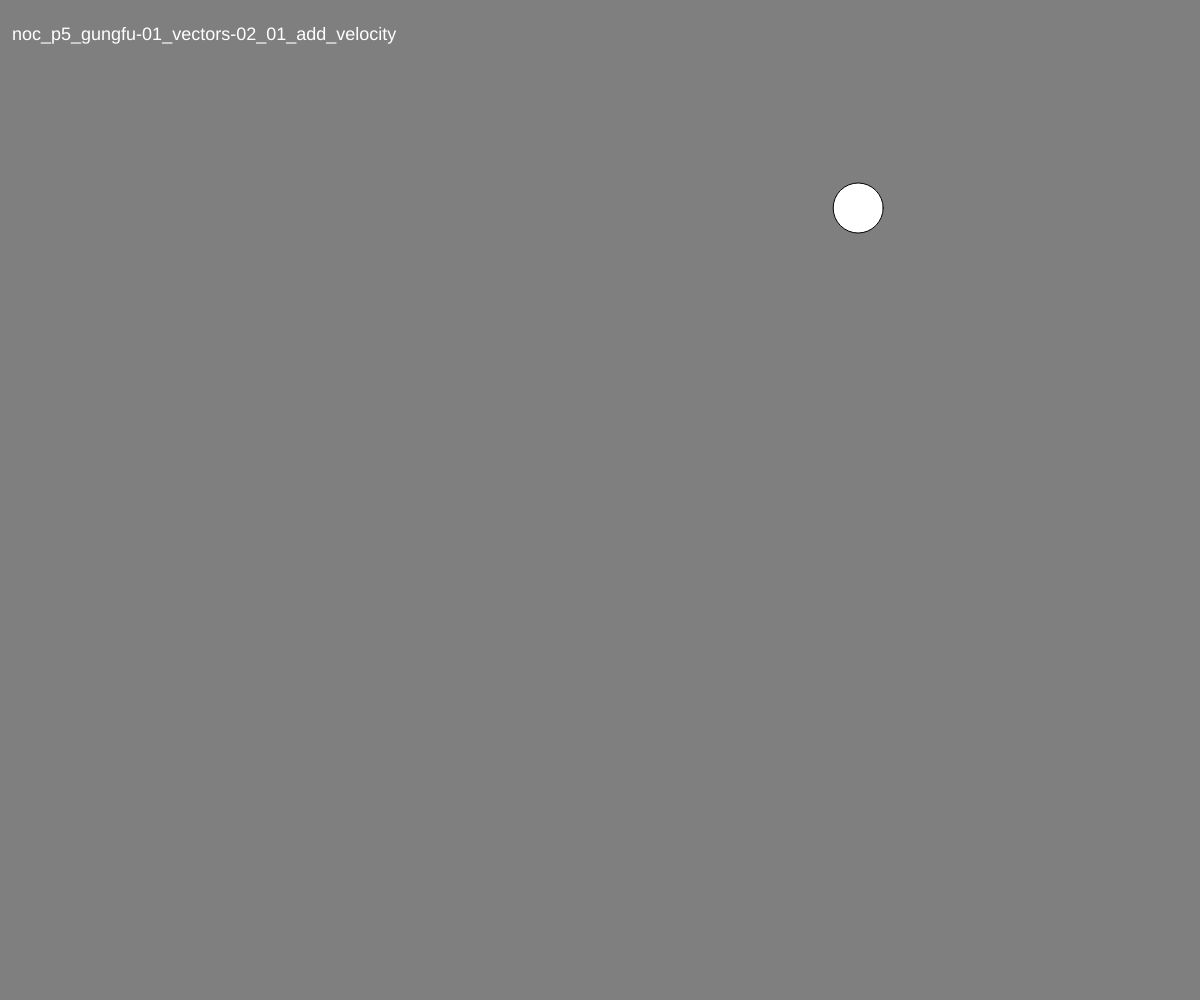
Frame 1 (no input)
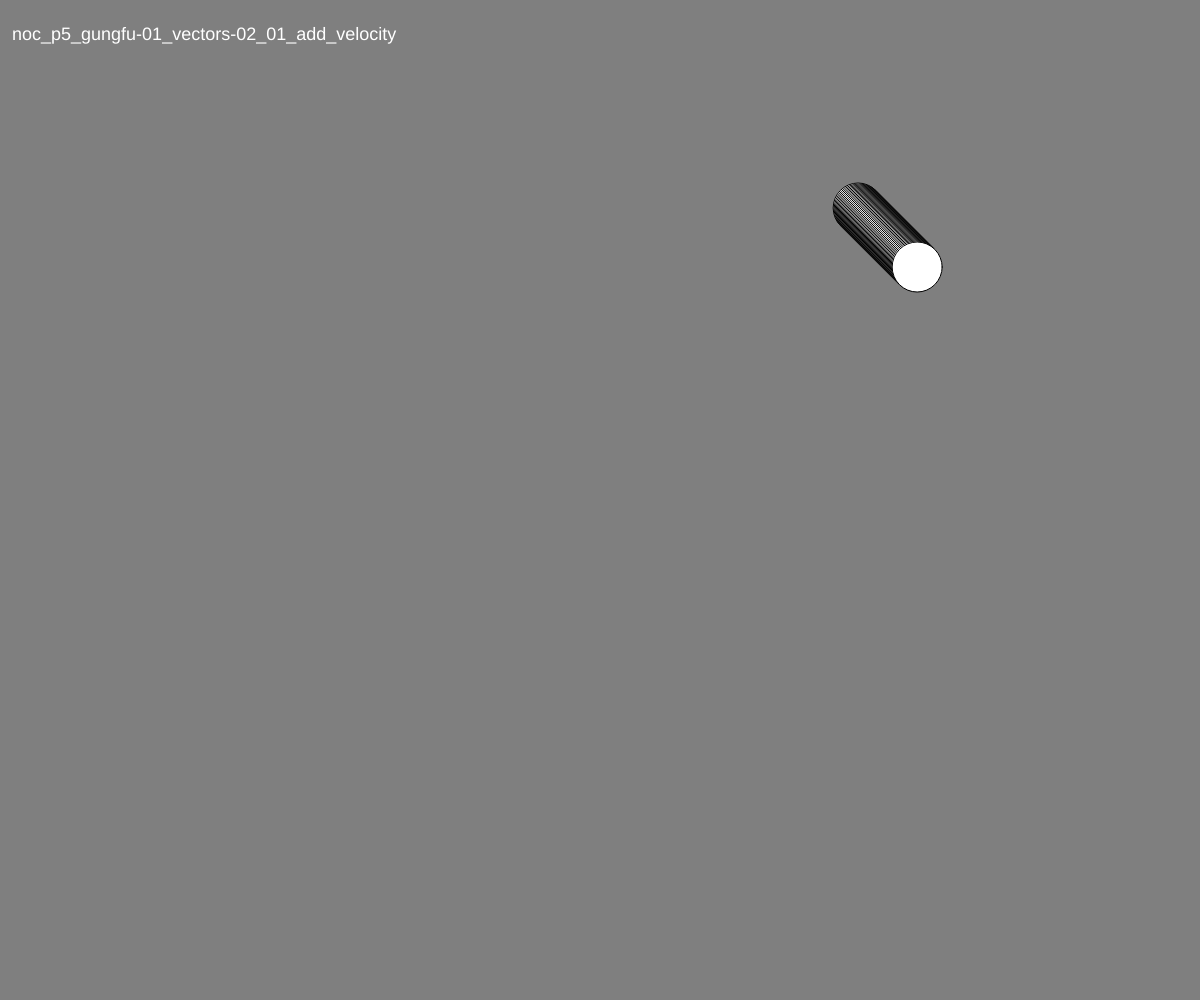
Frame 60 (no input)
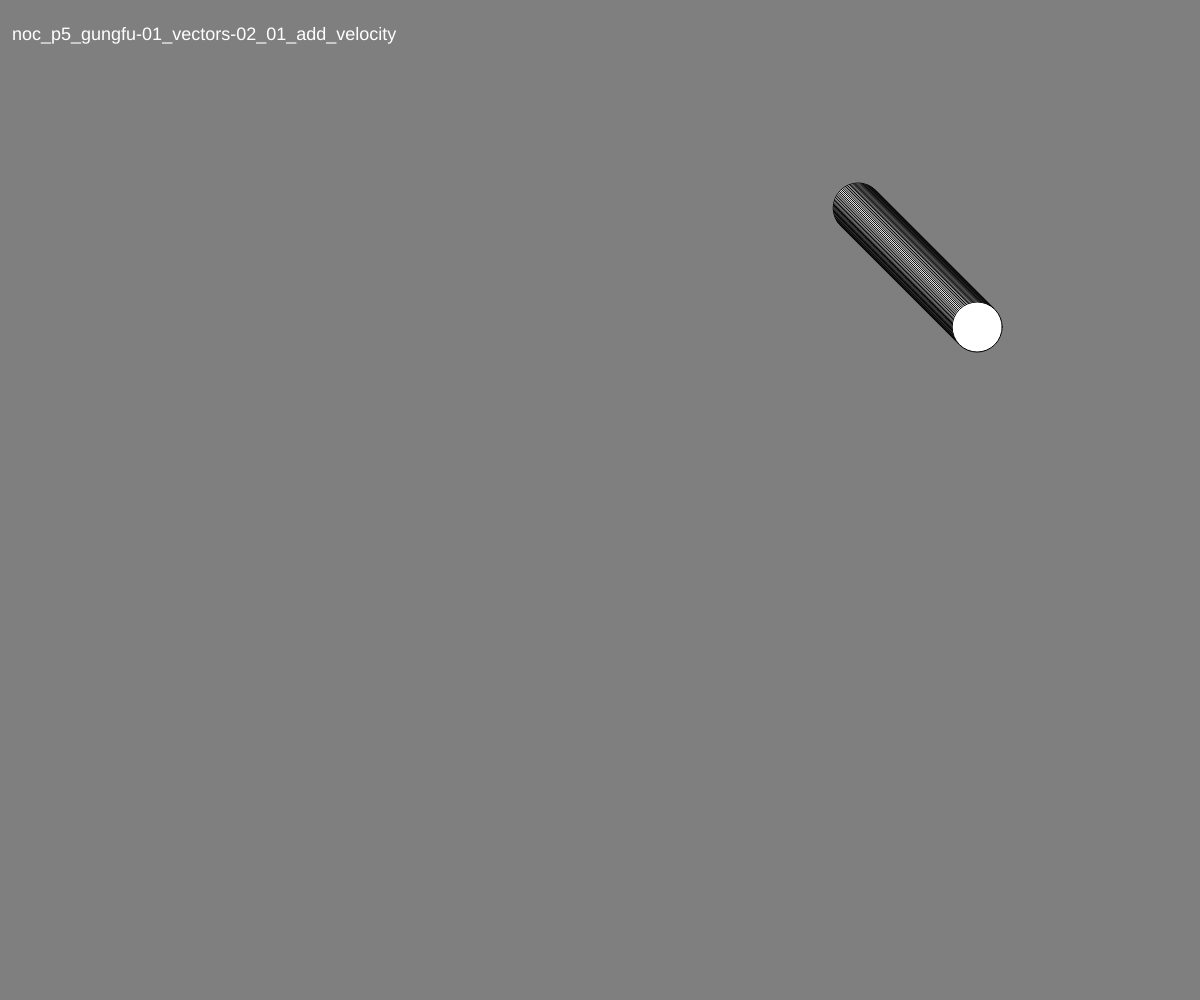
Frame 120 (the mouse pressed at the canvas centre since frame 60)

The p5.js sketch that drew these frames (run headless with seeded random() and noise() and a simulated clock; from frame 60 on, the mouse is pressed at the canvas centre):

// p5.js sketch
// ── sketch.js
var pageTitle = "noc_p5_gungfu-01_vectors-02_01_add_velocity";

/**jstephens 2016_03 - from Nature of Code examples - shiffman**
TODO:

*/
/////////////////////////////
////SET GLOBALS
var INNER_WIDTH   = window.innerWidth;
var INNER_HEIGHT  = window.innerHeight;
var canvas;
var backgroundColor   = 127;


var position;
var velocity;

function setup(){
  runBasicSetup();
  
  position = createVector(random(INNER_WIDTH),random(INNER_HEIGHT));
  velocity = createVector(1,1);
}

function draw(){

  //add current velocity to position
  position.add(velocity);

  //check boundary
  if ((position.x > width) || (position.x < 0 )){
    velocity.x *= -1;
  }
  if ((position.y > height) || (position.y < 0)){
    velocity.y *= -1;
  }

  //display circle at new position
  ellipse(position.x, position.y, 50,50);

}


function mousePressed(){

}



///////////////////////////
////SETUP and CONFIG
///////////////////////////
function runBasicSetup() {
  canvas = createCanvas(INNER_WIDTH, INNER_HEIGHT);
  canvas.position(0,0);
  background(backgroundColor);
  smooth();
  displayPageTitle();
}

function displayPageTitle(){
  //display in canvas
  fill(255);
  textSize(18);
  text(pageTitle, width*.01, 40);
}
////END CONFIG
//////////////////////////////
